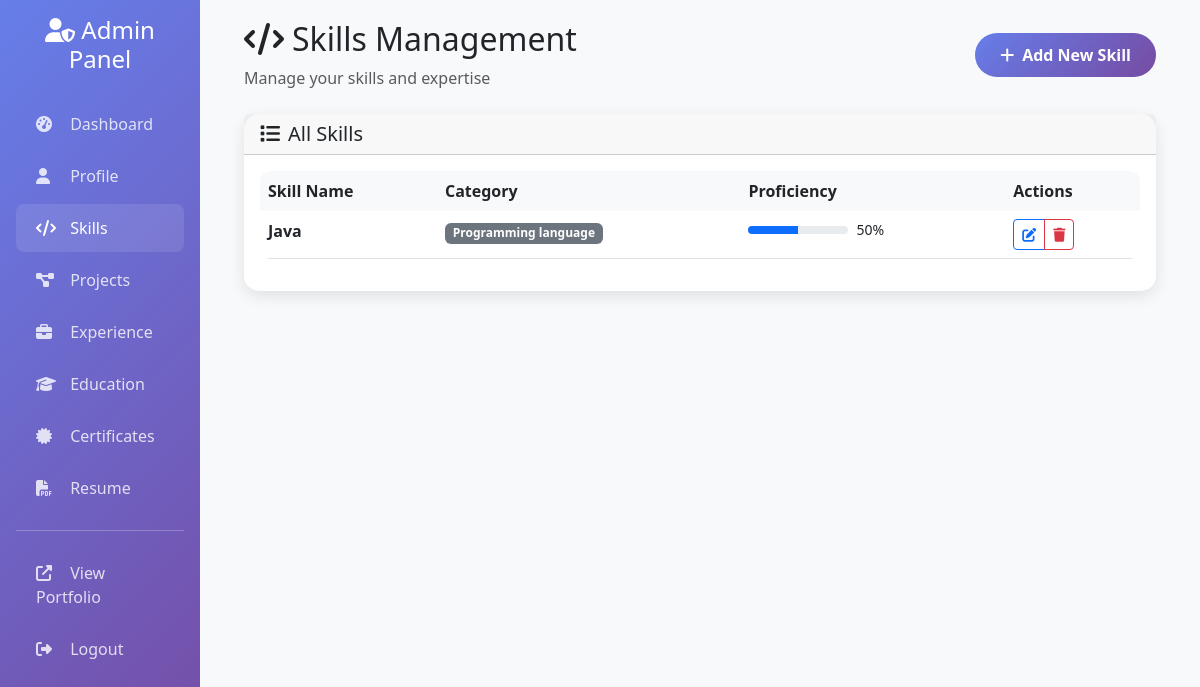
Screenshot of /admin/skills (signed in) with the database file from the repository.
### app.py (models this page shows)
class Skill(db.Model):
    id = db.Column(db.Integer, primary_key=True)
    name = db.Column(db.String(100), nullable=False)
    percentage = db.Column(db.Integer, default=0)
    category = db.Column(db.String(50))

### app.py (the view)
@app.route('/admin/skills')
@login_required
def admin_skills():
    skills = Skill.query.all()
    return render_template('admin/skills.html', skills=skills)

### app.py (called while the page is built)
@login_manager.user_loader
def load_user(user_id):
    return Admin.query.get(int(user_id))

### templates/admin/skills.html (shortened to what this page needs)
{% extends "admin/base.html" %}
{% block content %}
<div class="container-fluid">
    <div class="row mb-4">
        <div class="col-12">
            <div class="d-flex justify-content-between align-items-center">
                <div>
                    <h2 class="mb-2">
                        <i class="fas fa-code me-2"></i>Skills Management
                    </h2>
                    <p class="text-muted mb-0">Manage your skills and expertise</p>
                </div>
                <a href="{{ url_for('add_skill') }}" class="btn btn-custom">
                    <i class="fas fa-plus me-2"></i>Add New Skill
                </a>
            </div>
        </div>
    </div>
    {% if skills %}
    <div class="row">
        <div class="col-12">
            <div class="card">
                <div class="card-header">
                    <h5 class="mb-0">
                        <i class="fas fa-list me-2"></i>All Skills
                    </h5>
                </div>
                <div class="card-body">
                    <div class="table-responsive">
                        <table class="table table-hover">
                            <thead>
                                <tr>
                                    <th>Skill Name</th>
                                    <th>Category</th>
                                    <th>Proficiency</th>
                                    <th>Actions</th>
                                </tr>
                            </thead>
                            <tbody>
                                {% for skill in skills %}
                                <tr>
                                    <td>
                                        <strong>{{ skill.name }}</strong>
                                    </td>
                                    <td>
                                        {% if skill.category %}
                                        <span class="badge bg-secondary">{{ skill.category }}</span>
                                        {% else %}
                                        <span class="text-muted">No category</span>
                                        {% endif %}
                                    </td>
                                    <td>
                                        <div class="d-flex align-items-center">
                                            <div class="progress me-2" style="width: 100px; height: 8px;">
                                                <div class="progress-bar" role="progressbar"
                                                     style="width: {{ skill.percentage }}%"></div>
                                            </div>
                                            <span class="small">{{ skill.percentage }}%</span>
                                        </div>
                                    </td>
                                    <td>
                                        <div class="btn-group" role="group">
                                            <a href="{{ url_for('edit_skill', id=skill.id) }}"
                                               class="btn btn-sm btn-outline-primary">
                                                <i class="fas fa-edit"></i>
                                            </a>
                                            <a href="{{ url_for('delete_skill', id=skill.id) }}"
                                               class="btn btn-sm btn-outline-danger"
                                               onclick="return confirm('Are you sure you want to delete this skill?')">
                                                <i class="fas fa-trash"></i>
                                            </a>
                                        </div>
                                    </td>
                                </tr>
                                {% endfor %}
                            </tbody>
                        </table>
                    </div>
                </div>
            </div>
        </div>
    </div>
    {% endif %}
</div>
{% endblock %}

### templates/admin/base.html (style rules this page uses)
body { background-color: #f8f9fa; }
.card { border: none; border-radius: 15px; box-shadow: 0 5px 15px rgba(0, 0, 0, 0.1); }
.btn-custom { background: linear-gradient(135deg, #667eea 0%, #764ba2 100%); border: none; color: white; padding: 10px 25px; border-radius: 25px; font-weight: 600; transition: all 0.3s ease; }
.table { border-radius: 10px; overflow: hidden; }
.table th { background-color: #f8f9fa; border: none; font-weight: 600; }

### rows the page displays
Skill: name "Java", category "Programming language", percentage "50"
